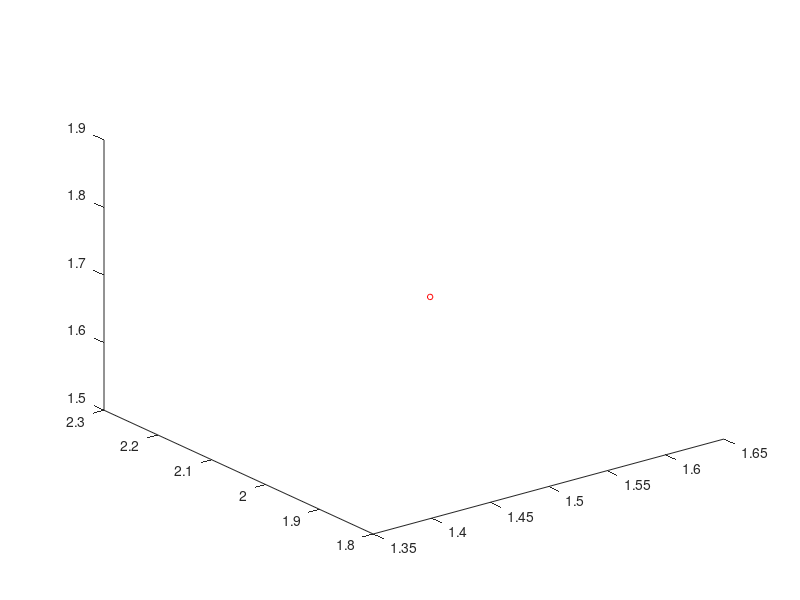

Write the MATLAB code that produced this figure.
function [SetupStruc] = ISM_setup()
%ISM_setup  Environmental parameters for image-source method simulation
%
% [SetupStruc] = ISM_setup()
%
% This function can be used as a template for the definition of the
% different parameters for an image-source method simulation, typically
% providing inputs to the functions 'ISM_RIR_bank.m' as well as
% 'fast_ISM_RIR_bank.m' (Lehmann & Johansson's ISM implementations). This
% function returns the structure 'SetupStruc' with the following fields:
%
%          Fs: sampling frequency in Hz.
%        room: 1-by-3 vector of enclosure dimensions (in m),
%              [x_length y_length z_length].
%     mic_pos: N-by-3 matrix, [x1 y1 z1; x2 y2 z2; ...] positions of N
%              microphones in the environment (in m).
%    src_traj: M-by-3 matrix, [x1 y1 z1; x2 y2 z2; ...] positions of M
%              source trajectory points in the environment (in m).
%  T20 or T60: scalar value (in s), desired reverberation time.
%           c: (optional) sound velocity (in m/s).
% abs_weights: (optional) 1-by-6 vector of absorption coefficients weights,
%              [w_x1 w_x2 w_y1 w_y2 w_z1 w_z2].
%
% The structure field 'c' is optional in the sense that the various
% functions developed in relation to Lehmann & Johansson's ISM
% implementation assume a sound velocity of 343 m/s by default. If defined
% in the function below, the field 'SetupStruc.c' will take precedence and
% override the default value with another setting.
%
% The field 'abs_weight' corresponds to the relative weights of each of the
% six absorption coefficients resulting from the desired reverberation time
% T60. For instance, defining 'abs_weights' as [0.8 0.8 1 1 0.6 0.6] will
% result in the absorption coefficients (alpha) for the walls in the
% x-dimension being 20% smaller compared to the y-dimension walls, whereas
% the floor and ceiling will end up with absorption coefficients 40%
% smaller (e.g., to simulate the effects of a concrete floor and ceiling).
% Note that setting some of the 'abs_weight' parameters to 1 does NOT mean
% that the corresponding walls will end up with a total absorption! If the
% field 'abs_weight' is omitted, the various functions developed in
% relation to Lehmann & Johansson's ISM implementation will set the
% 'abs_weight' parameter to [1 1 1 1 1 1], which will lead to uniform
% absorption coefficients for all room boundaries.
%
% The structure 'SetupStruc' may contain one of the two fields 'T60' or
% 'T20'. T60 corresponds to the time required by the impulse response to
% decay by 60dB, whereas T20 is defined as the time required for the
% impulse response to decay from -5 to -25dB. Simply define either one of
% these fields in the file below. Set this value to 0 for anechoic
% environments (direct path only).

SetupStruc.Fs = 8000;                 % sampling frequency in Hz

% SetupStruc.c = 343;                   % (optional) propagation speed of acoustic waves in m/s

SetupStruc.room = [4  5  3];        % room dimensions in m

% SetupStruc.mic_pos = [1.6  1  1.3;    % [x y z] positions of a microphone array in m
%                       1.4  1  1.3;
%                       1.2  1  1.3];

SetupStruc.mic_pos = [1.5 1 1.7;
    1.5 1.04 1.7
    ];

% SetupStruc.src_traj = [linspace(1,2,101).'  ones(101,1)*3  ones(101,1)*1.7];   % [x y z] positions of source trajectory in m.
SetupStruc.src_traj = [1.5+1*cos(pi/2) 1.02+1*sin(pi/2) 1.7];

%% defines a straight line in front of the mic array, with 101 source points along the trajectory (1cm distance increment).

SetupStruc.T60 = 0.2;                 % reverberation time T60, or define a T20 field instead!
% SetupStruc.T20 = 0.15;                % reverberation time T20, or define a T60 field instead!

SetupStruc.abs_weights = [0.6  0.9  0.5  0.6  1.0  0.8];    % (optional) weights for the resulting alpha coefficients.
%% simulates a carpeted floor, and sound-absorbing material on the ceiling and the second x-dimension wall.


%% Uncomment the following for a 3D plot of the above setup:
plot3(SetupStruc.src_traj(:,1),SetupStruc.src_traj(:,2),SetupStruc.src_traj(:,3),'ro-','markersize',4); hold on;
%plot3(SetupStruc.mic_pos(:,1),SetupStruc.mic_pos(:,2),SetupStruc.mic_pos(:,3),'ko','markerfacecolor',ones(1,3)*.6);
% axis equal; axis([0 SetupStruc.room(1) 0 SetupStruc.room(2) 0 SetupStruc.room(3)]);
% box on; xlabel('x-axis (m)'); ylabel('y-axis (m)'); zlabel('z-axis (m)');
